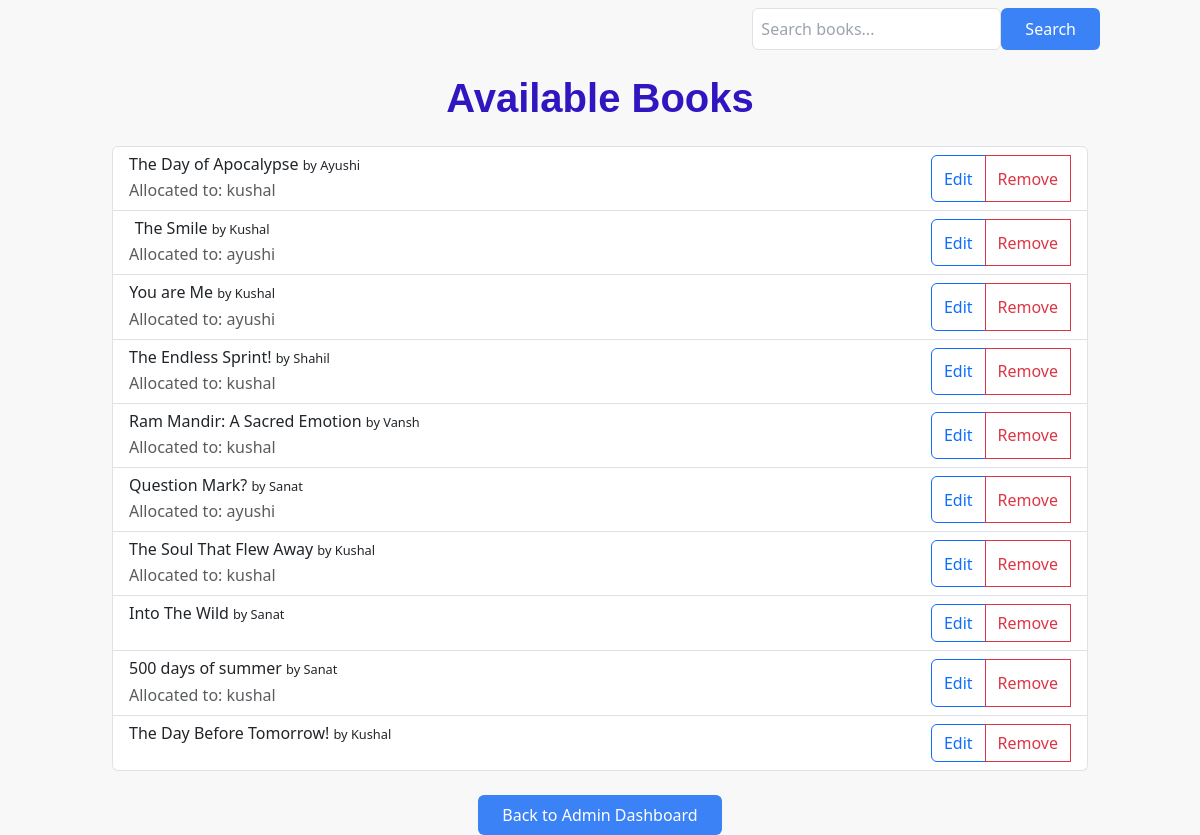
/display_books, run on the app's committed database.
### app.py (models this page shows, shortened)
class Book(db.Model):
    id = db.Column(db.Integer, primary_key=True)
    title = db.Column(db.String(100), nullable=False)
    author = db.Column(db.String(100), nullable=False)
    content = db.Column(db.Text)
    genre_id = db.Column(db.Integer, db.ForeignKey('genre.id'), nullable=True)
    requests = db.relationship('Request', backref='books_relationship', lazy=True)
    feedback = db.relationship('Feedback', backref='books_feedback_relationship', lazy=True)
    genre = db.relationship('Genre', backref='books_genres_relationship', lazy=True)

class Request(db.Model):
    id = db.Column(db.Integer, primary_key=True)
    user_id = db.Column(db.Integer, db.ForeignKey('user.id'), nullable=False)
    book_id = db.Column(db.Integer, db.ForeignKey('book.id'), nullable=False)
    issue_date = db.Column(db.DateTime, default=datetime.utcnow)
    return_date = db.Column(db.DateTime, default=datetime.utcnow)
    status = db.Column(db.String(20), default='Pending', nullable=False)
    user = db.relationship('User', backref='requests_user_relationship', lazy=True)
    book = db.relationship('Book', backref='requests__books_relationship', lazy=True)
    @app.context_processor
    def utility_processor():
        def convert_to_ist(time):
            utc_time = time.replace(tzinfo=pytz.UTC)
            ist_time = utc_time.astimezone(pytz.timezone('Asia/Kolkata'))
            return ist_time
        return dict(convert_to_ist=convert_to_ist)

class User(UserMixin, db.Model):
    id = db.Column(db.Integer, primary_key=True)
    username = db.Column(db.String(80), unique=True, nullable=False)
    password = db.Column(db.String(120), nullable=False)
    role = db.Column(db.String(10), nullable=False)
    requests = db.relationship('Request', backref='user_relationship', lazy=True)

### app.py (the view)
@app.route('/display_books', methods=['GET', 'POST'])
def display_books():
    books = Book.query.all()
    genres = Genre.query.all()
    accepted_requests = Request.query.filter_by(status='Accepted').all()
    return render_template('display_books.html', books=books, genres = genres, accepted_requests=accepted_requests)

### templates/display_books.html (shortened to what this page needs)
{% extends 'base.html' %}
{% block content %}
<div class="relative ">
    <form method="POST" action="{{ url_for('search_books') }}" class="flex justify-end mb-4">
        <input type="text" name = "term" placeholder="Search books..." class="border p-2 mt-2 rounded-md">
        <button type="submit" class="right-0 top-0 mt-2 bg-blue-500 text-white px-4 py-2 rounded-md">Search</button>
    </form>
</div>
<div class="container mt-4">
    <h1 class="mb-4">Available Books</h1>
    {% if books %}
        <ul class="list-group">
            {% for book in books %}
                <li class="list-group-item d-flex justify-content-between align-items-centre">
                    <div>
                        <h5 class="mb-1">{{ book.title }} <small>by {{ book.author }}</small></h5>
                        {% if accepted_requests %}
                            {% for request in accepted_requests %}
                                {% if request.book_id == book.id %}
                                    <p class="text-muted leftmost-text">Allocated to: {{ request.user.username }}</p>
                                {% endif %}
                            {% endfor %}
                        {% endif %}
                    </div>
                    <div class="btn-group" role="group" aria-label="Book Actions">
                        <button type="button" class="btn btn-outline-primary" data-toggle="modal" data-target="#editModal{{ book.id }}">
                            Edit
                        </button>
                        <button type="button" class="btn btn-outline-danger" data-toggle="modal" data-target="#removeModal{{ book.id }}">
                            Remove
                        </button>
                    </div>
                </li>
            {% endfor %}
        </ul>
    {% else %}
        <p>No books available.</p>
    {% endif %}
    <a href="{{ url_for('dashboard_admin') }}" class="bg-blue-500 text-white px-4 py-2 rounded-md mt-4 inline-block">Back to Admin Dashboard</a>
{% endblock %}

### static/style.css (style rules this page uses)
body { margin: 20px; }
body { font-family: 'Arial', sans-serif; background-color: #f8f8f8; margin: 0; }
.container { max-width: 800px; margin: auto; }

### templates/display_books.html (style rules this page uses)
.container { text-align: center; }
h1.mb-4 { color: #3016c1; font-weight: bold; font-family: 'Arial', sans-serif; font-size: 2.5em; }
.leftmost-text { text-align: left; }

### data on the page
Book: title "The Day of Apocalypse", author "Ayushi"
Request: user.username "kushal"
Book: title "The Smile", author "Kushal"
Request: user.username "ayushi"
Book: title "You are Me", author "Kushal"
Request: user.username "ayushi"
Book: title "The Endless Sprint!", author "Shahil"
Request: user.username "kushal"
Book: title "Ram Mandir: A Sacred Emotion", author "Vansh"
Request: user.username "kushal"
Book: title "Question Mark?", author "Sanat"
Request: user.username "ayushi"
Book: title "The Soul That Flew Away", author "Kushal"
Request: user.username "kushal"
Book: title "Into The Wild", author "Sanat"
Book: title "500 days of summer", author "Sanat"
Request: user.username "kushal"
Book: title "The Day Before Tomorrow!", author "Kushal"
